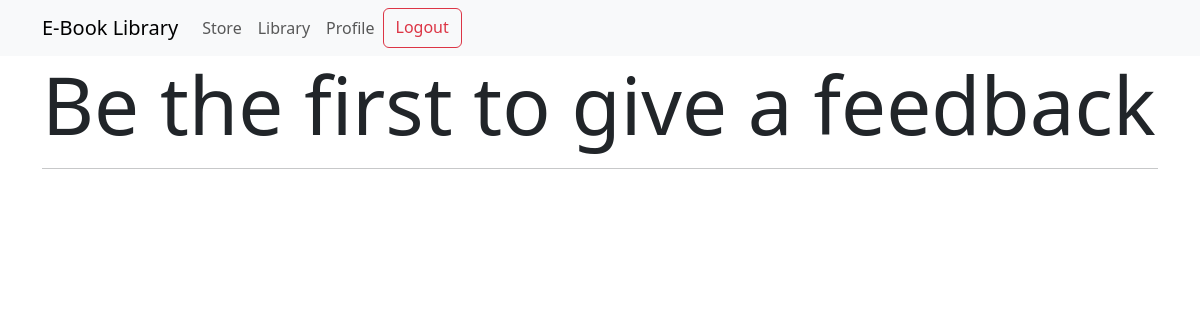
Page /show_feedbacks/1 (signed in) on the earlier database version.
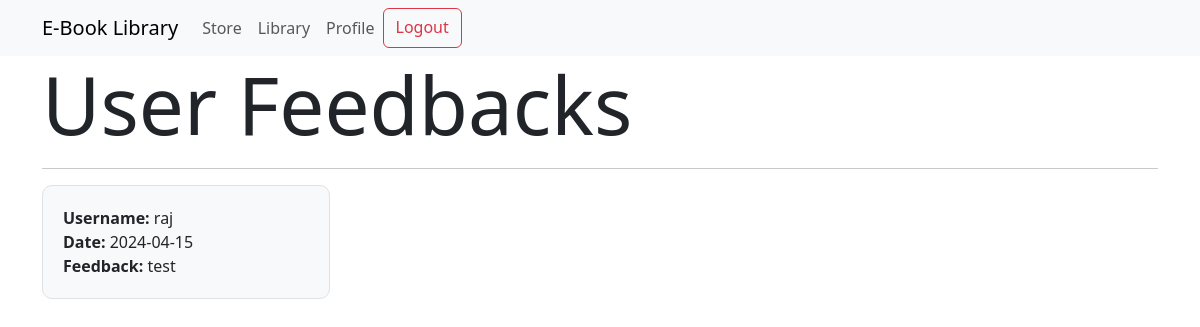
Same page on the later database version.
### models.py (models this page shows)
class Feedbacks(db.Model):
    id = db.Column(db.Integer, primary_key=True)
    user_id = db.Column(db.Integer, db.ForeignKey("user.id"), nullable=False)
    book_id = db.Column(db.Integer, db.ForeignKey("books.id"), nullable=False)
    username = db.Column(db.String(32), nullable=False)
    book_name = db.Column(db.String(32))
    author = db.Column(db.String(64))
    date_of_feedback = db.Column(db.Date, nullable=False)
    feedback = db.Column(db.Text, nullable=False)

### routes.py (the view)
@app.route("/show_feedbacks/<int:book_id>")
@auth_required
def show_feedbacks_user(book_id):
    feedbacks = Feedbacks.query.filter_by(book_id=book_id).all()
    return render_template("show_feedbacks.html", feedbacks=feedbacks)

### routes.py (called while the page is built)
def auth_required(func):
    @wraps(func)
    def inner(*args, **kwargs):
        if "user_id" in session:
            return func(*args, **kwargs)
        else:
            return redirect(url_for("login"))
    return inner

### templates/show_feedbacks.html (shortened to what this page needs)
{% extends 'layout.html' %}
{% block content %}
{% if session['is_admin'] and feedbacks|length == 0 %}
<h1 class="display-1">No User Feedbacks Currently</h1>
<hr>
{% elif not session['is_admin'] and feedbacks|length == 0 %}
<h1 class="display-1">Be the first to give a feedback</h1>
<hr>
{% else %}
<h1 class="display-1">User Feedbacks</h1>
<hr>
<div class="feedbacks-list">
    {% for feedback in feedbacks %}
    <div class="feedbacks" style="width: 18rem; margin-right: 20px">
        <div class="feedback-body">
            <div><strong>Username:</strong> {{feedback.username}}</div>
            <div><strong>Date:</strong> {{feedback.date_of_feedback}}</div>
            <div><strong>Feedback:</strong> {{feedback.feedback}}</div>
        </div>
    </div>
    {% endfor %}
</div>
{% endif %}
{% endblock %}

Differences in the rows shown:
added Feedbacks: username "raj", date_of_feedback "2024-04-15", feedback "test"
Other differences:
text no longer shown: "Be the first to give a feedback"
text now shown: "User Feedbacks"
